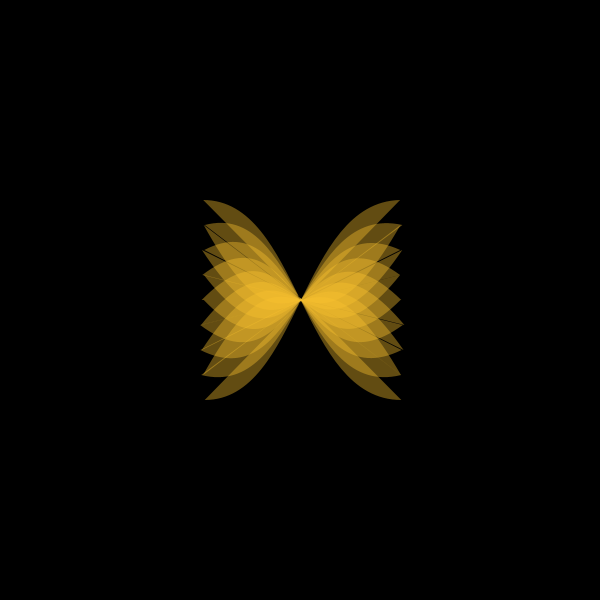
Frame 1 (no input)
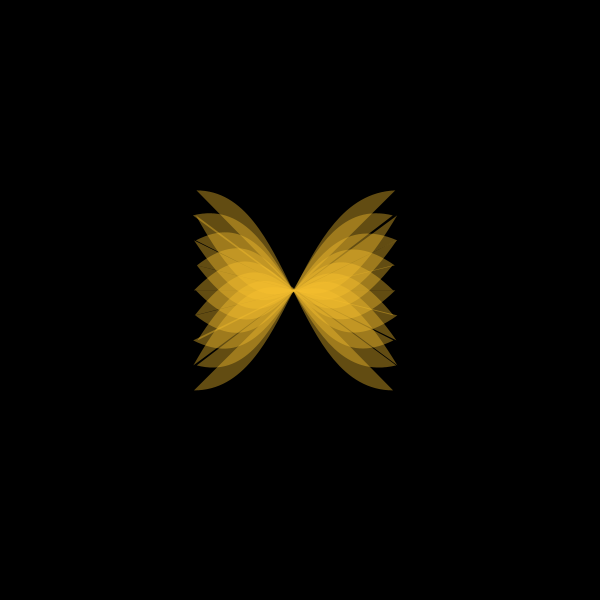
Frame 60 (the mouse pressed at the canvas centre just before this capture)
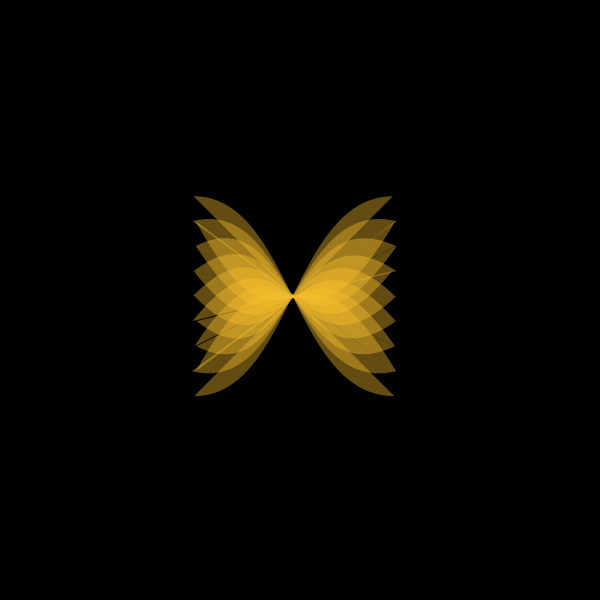
Frame 120 (the mouse held since frame 60 and released just before this capture)

The Processing sketch that drew these frames (run headless with seeded random() and noise(); from frame 60 on, the mouse is pressed at the canvas centre):

// Processing sketch: processing_102941
// ── processing_102941.pde

float n, x;

void setup() {
  size(600, 600);
}

void draw() {
  background(0);
  smooth();
  noStroke();
  fill(249, 193, 46, 100);

  translate( 175+ x, 175 + n);
  bezier(random(25, 30), 25, 125, 25, 125, 225, random (225, 230), 225);
  bezier(random(25, 30), 50, 125, 25, 125, 225, random (225, 230), 200);
  bezier(random(25, 30), 75, 125, 25, 125, 225, random (225, 230), 175);
  bezier(random(25, 30), 100, 125, 25, 125, 225, random (225, 230), 150);
  bezier(random(25, 30), 125, 125, 25, 125, 225, random (225, 230), 125);
  bezier(random(25, 30), 150, 125, 25, 125, 225, random (225, 230), 100);
  bezier(random(25, 30), 175, 125, 25, 125, 225, random (225, 230), 75);
  bezier(random(25, 30), 200, 125, 25, 125, 225, random (225, 230), 50);

  bezier(random(25, 30), 225, 125, 225, 125, random(25, 30), random (225, 230), 25);
  bezier(random(25, 30), 200, 125, 225, 125, random(25, 30), random (225, 230), 50);
  bezier(random(25, 30), 175, 125, 225, 125, random(25, 30), random (225, 230), 75);
  bezier(random(25, 30), 150, 125, 225, 125, random(25, 30), random (225, 230), 100);
  bezier(random(25, 30), 125, 125, 225, 125, random(25, 30), random (225, 230), 125);
  bezier(random(25, 30), 100, 125, 225, 125, random(25, 30), random (225, 230), 150);
  bezier(random(25, 30), 75, 125, 225, 125, random(25, 30), random (225, 230), 175);
  bezier(random(25, 30), 50, 125, 225, 125, random(25, 30), random (225, 230), 200);

  n = n + random(-1, 1);
  x = x + random(-1, 1);
}

  
